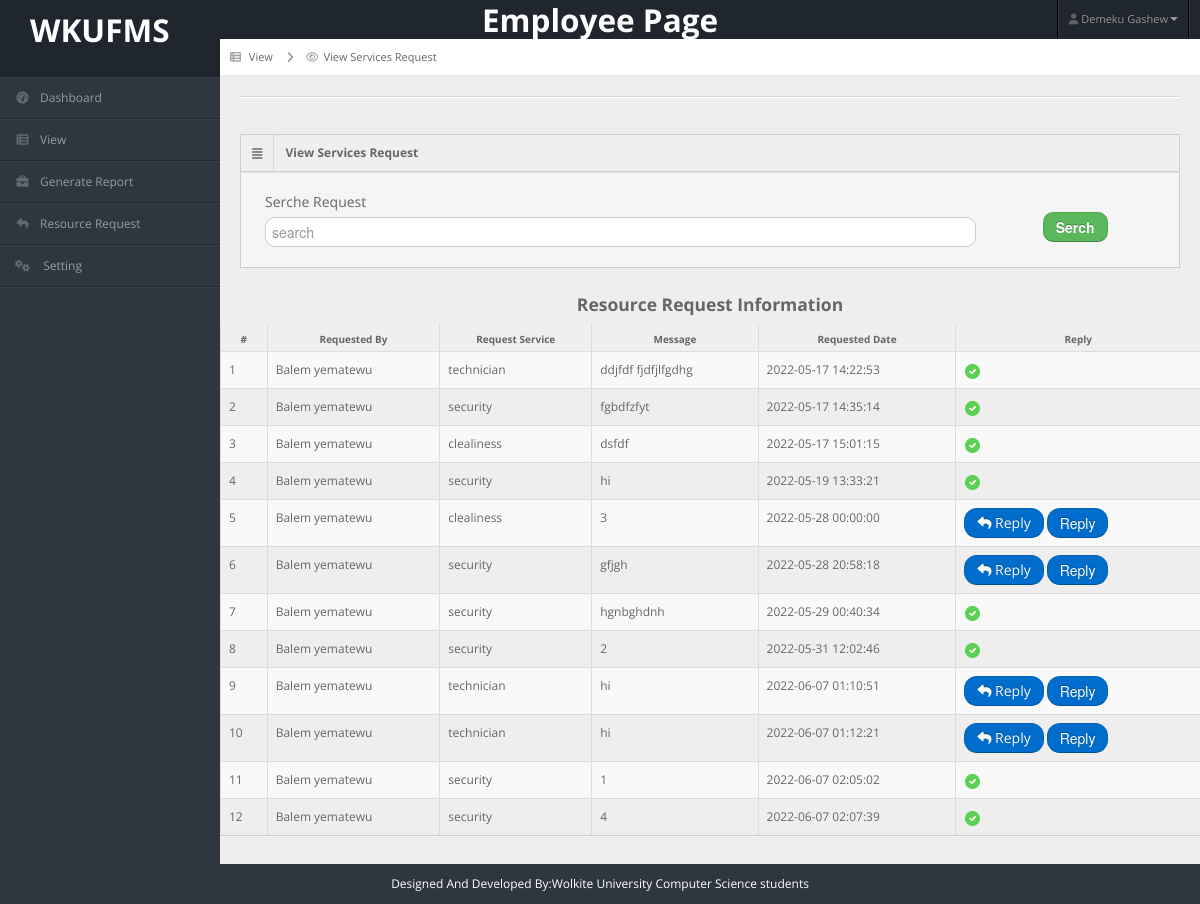
Screenshot of /employee_leder/reply_live.php (signed in) with the database file from the repository.
### tables this page shows
CREATE TABLE `serv_request` (
  `s_id` int(11) NOT NULL AUTO_INCREMENT,
  `user_id` int(11) NOT NULL,
  `req_service` varchar(100) NOT NULL,
  `message` varchar(1000) NOT NULL,
  `req_date` timestamp NOT NULL DEFAULT current_timestamp() ON UPDATE current_timestamp(),
  `view` int(11) NOT NULL,
  PRIMARY KEY (`s_id`),
  KEY `user_id` (`user_id`),
  CONSTRAINT `serv_request_ibfk_1` FOREIGN KEY (`user_id`) REFERENCES `user` (`id`) ON DELETE CASCADE ON UPDATE CASCADE
);

CREATE TABLE `user` (
  `id` int(11) NOT NULL AUTO_INCREMENT,
  `user_id` varchar(50) DEFAULT NULL,
  `fname` varchar(50) NOT NULL,
  `mname` varchar(50) NOT NULL,
  `lname` varchar(50) NOT NULL,
  `gender` varchar(30) NOT NULL,
  `age` int(11) NOT NULL,
  `gmail` varchar(100) NOT NULL,
  `phone` int(11) NOT NULL,
  `nationality` varchar(50) NOT NULL,
  `subcity` varchar(100) NOT NULL,
  `status` int(11) NOT NULL,
  PRIMARY KEY (`id`)
);

### employee_leder/reply_live.php (the view, shortened to what this page needs)
<?php
include("header.php");
include("../connection.php");
?>
<div id="content">
    <div id="content-header">
        <div id="breadcrumb"><a href="#"><i class="icon icon-th-list"></i> <span>View</span></a>
            <a href="view_service_request.php" title="Go to view User" class="tip-bottom">
                <i class="icon-eye-open"></i>View Services Request
            </a>
        </div>
    </div>
    <div class="container-fluid">
        <hr>
        <div class="row-fluid">
            <div class="span12">
                <div class="widget-box">
                    <div class="widget-title"> <span class="icon"> <i class="icon-align-justify"></i> </span>
                        <h5>View Services Request</h5>
                    </div>
                    <div class="widget-content nopadding">
                        <form name="formsend" action="#" method="POST" class="form-horizontal"
                            onsubmit='return formValidation()'>
                            <div class="span10">
                                <br>
                                <div>
                                    <label>Serche Request</label>
                                    <input type="text" class="span11" placeholder="search" required name="quantity"
                                        id="qty" autocomplete="off" style="border-radius:10px" min="1">
                                </div>
                            </div>
                            <div class="form-actions">
                                <br>
                                <center>
                                    <button type="submit" id="f" name="serch" class="btn btn-success"
                                        style="border-radius: 10px; float:left"><strong>Serch</strong></button>
                                </center>
                            </div>
                        </form>
                    </div>
                </div>
            </div>
        </div>
    </div>
    <div class="row-fluid">
        <div class="span12">
            <center>
                <h4>Resource Request Information</h4>
            </center>
            <div class="widget-content nopadding">
                <table class="table table-bordered table-striped">
                    <thead>
                        <tr>
                            <th>#</th>
                            <th>Requested By</th>
                            <th>Request Service</th>
                            <th>Message</th>
                            <th>Requested Date</th>
                            <th>Reply</th>
                        </tr>
                    </thead>
                    <tbody id="output">
                        <tr>
                            <?php
                            $result = mysqli_query($con, "SELECT *from serv_request ORDER BY req_date asc;");
                            $un_read = mysqli_num_rows($result);
                            $no = 1;
                            if ($un_read > 0) {
                                while ($row = mysqli_fetch_array($result)) {
                                    $e_id = $row["user_id"];
                                    $sql = mysqli_query($con, "SELECT *FROM user where id='$e_id'") or die("error occured" . mysqli_error($con));
                                    $user_info = mysqli_fetch_array($sql);
                                    $re_by = $user_info['fname'] . ' ' . $user_info['mname'];
                            ?>
                            <td><?php echo $no; ?></td>
                            <td><?php echo $re_by; ?></td>
                            <td><?php echo $row["req_service"]; ?></td>
                            <td><?php echo $row["message"]; ?></td>
                            <td><?php echo $row["req_date"]; ?></td>
                            <td> <?php if ($row["view"] == "1") { ?>
                                <img src="../images/tick.png" alt="Yes" class="img-fluid"></a>
                                <?php
                                            } else { ?>
                                <a href="reply_live.php?id=<?php echo $row['s_id'] ?>" class="btn
                                        btn-primary" style="border-radius:13px"><i class="icon-reply"></i>
                                    Reply</a>
                                <button type="button" class="btn btn-primary" data-toggle="modal"
                                    data-target="#exampleModal" data-whatever="@mdo" style="border-radius: 13px;">
                                    Reply</button>
                                <?php
                                            }
                                        ?>
                            </td>
                        </tr>
                        <?php
                                    $no++;
                                }
                            }
                ?>
                    </tbody>
                </table>
            </div>
        </div>
    </div>
</div>
<?php
include("footer.php");
?>

### rows the page displays
serv_request: user.mname "Balem yematewu", req_service "technician", message "ddjfdf fjdfjlfgdhg", req_date "2022-05-17 14:22:53", view 1 (drawn)
serv_request: user.mname "Balem yematewu", req_service "security", message "fgbdfzfyt", req_date "2022-05-17 14:35:14", view 1 (drawn)
serv_request: user.mname "Balem yematewu", req_service "clealiness", message "dsfdf", req_date "2022-05-17 15:01:15", view 1 (drawn)
serv_request: user.mname "Balem yematewu", req_service "security", message "hi", req_date "2022-05-19 13:33:21", view 1 (drawn)
serv_request: user.mname "Balem yematewu", req_service "clealiness", message "3", req_date "2022-05-28 00:00:00"
serv_request: user.mname "Balem yematewu", req_service "security", message "gfjgh", req_date "2022-05-28 20:58:18"
serv_request: user.mname "Balem yematewu", req_service "security", message "hgnbghdnh", req_date "2022-05-29 00:40:34", view 1 (drawn)
serv_request: user.mname "Balem yematewu", req_service "security", message "2", req_date "2022-05-31 12:02:46", view 1 (drawn)
serv_request: user.mname "Balem yematewu", req_service "technician", message "hi", req_date "2022-06-07 01:10:51"
serv_request: user.mname "Balem yematewu", req_service "technician", message "hi", req_date "2022-06-07 01:12:21"
serv_request: user.mname "Balem yematewu", req_service "security", message "1", req_date "2022-06-07 02:05:02", view 1 (drawn)
serv_request: user.mname "Balem yematewu", req_service "security", message "4", req_date "2022-06-07 02:07:39", view 1 (drawn)

### other values shown
$full_name "Demeku Gashew"
